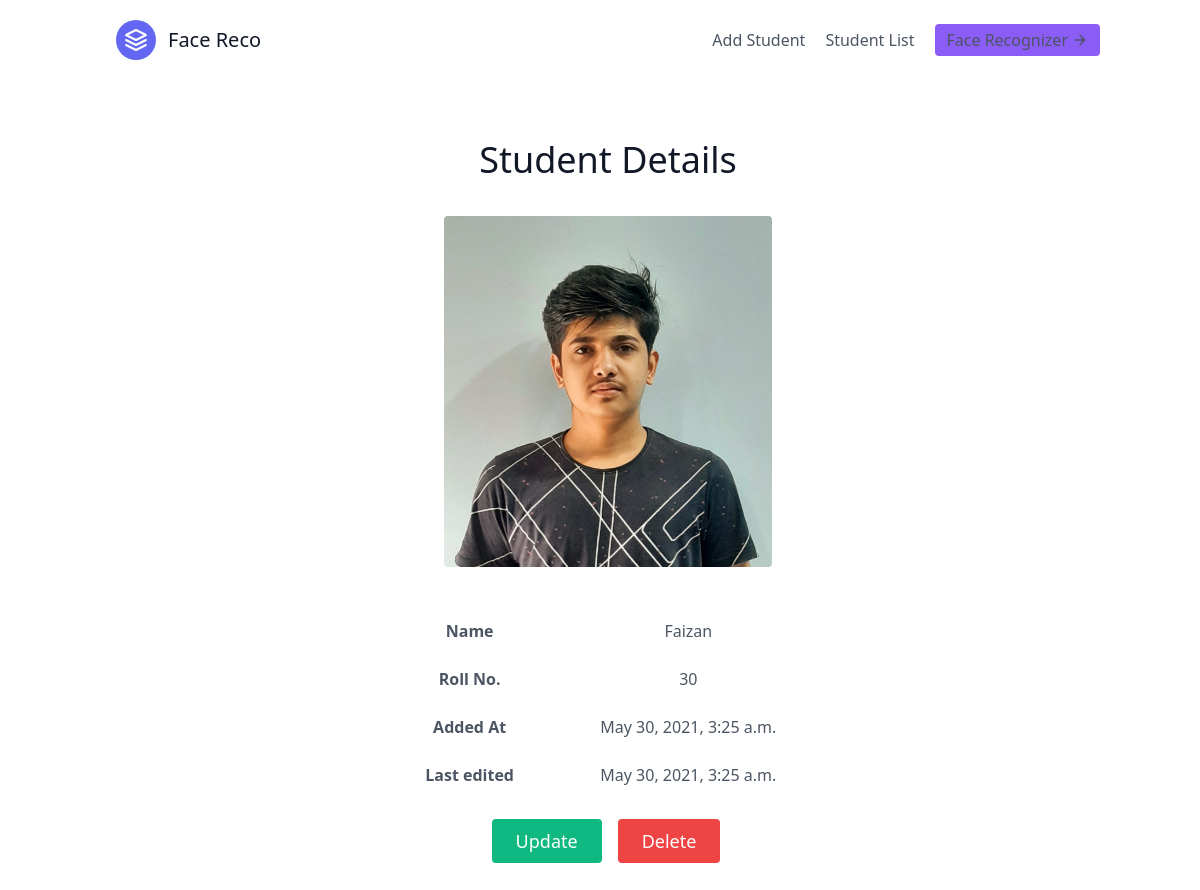
/student/detail/27/, run on the app's committed database.
### student/models.py (models this page shows, shortened)
class Student(models.Model):
    name = models.CharField(max_length=50)
    rollNo = models.CharField(max_length=10, unique=True)
    photo = models.ImageField(upload_to=path_and_rename, blank=True)
    added_at = models.DateTimeField(auto_now_add=True, null=True, blank=True)
    updated_at = models.DateTimeField(auto_now=True, null=True, blank=True)
    class Meta:
        ordering = ["-added_at"]

### student/views.py (the view)
# urls.py: path("detail/<int:id>/", views.detailView, name="detailView"),
def detailView(request, id):
    curr_student = Student.objects.get(id=id)
    return render(
        request,
        template_name="student/detailView.html",
        context={"student": curr_student},
    )

### student/templates/student/detailView.html
{% extends "feed/index.html" %}{% block content %}
<section class="text-gray-600 body-font">
	<div
		class="
			container
			mx-auto
			flex
			px-5
			py-10
			items-center
			justify-center
			flex-col
		"
	>
		<div class="text-center lg:w-2/3 w-full py-5">
			<h1
				class="
					title-font
					sm:text-4xl
					text-3xl
					mb-4
					font-medium
					text-gray-900
				"
			>
				Student Details
			</h1>
		</div>
		<img
			class="
				lg:w-2/6
				md:w-3/6
				w-5/6
				mb-10
				object-cover object-center
				rounded
			"
			alt="hero"
			src="{{student.photo.url}}"
		/>
		<div class="text-center lg:w-2/3 w-full">
			<div class="lg:w-2/3 w-full mx-auto overflow-auto">
				<table class="table-auto w-full text-center whitespace-no-wrap">
					<tbody>
						<tr>
							<td class="px-4 py-3">
								<strong> Name </strong>
							</td>
							<td class="px-4 py-3">{{student.name}}</td>
						</tr>
						<tr>
							<td class="px-4 py-3">
								<strong> Roll No. </strong>
							</td>
							<td class="px-4 py-3">{{student.rollNo}}</td>
						</tr>
						<tr>
							<td class="px-4 py-3">
								<strong> Added At </strong>
							</td>
							<td class="px-4 py-3">{{student.added_at}}</td>
						</tr>
						<tr>
							<td class="px-4 py-3">
								<strong> Last edited </strong>
							</td>
							<td class="px-4 py-3">{{student.updated_at}}</td>
						</tr>
					</tbody>
				</table>
			</div>
			<div class="flex justify-center py-5">
				<a href="{% url 'student:updateView' student.id %}">
					<button
						class="
							mx-4
							inline-flex
							text-white
							bg-green-500
							border-0
							py-2
							px-6
							focus:outline-none
							hover:bg-indigo-600
							rounded
							text-lg
						"
					>
						Update
					</button>
				</a>
				<a
					class="mr-5 hover:text-gray-900"
					href='{% url "student:deleteView" student.id %}'
					><button
						class="
							inline-flex
							text-white
							bg-red-500
							border-0
							py-2
							px-6
							focus:outline-none
							hover:bg-indigo-600
							rounded
							text-lg
						"
					>
						Delete
					</button></a
				>
			</div>
		</div>
	</div>
</section>
{% endblock content %}

### static/css/styles.css (style rules this page uses)
* { box-sizing: border-box; margin: 0; padding: 0; }
body { max-width: 100vw; overflow-x: hidden; }
.container { margin: 0 8%; }

### data on the page
Student: photo (picture), name "Faizan", rollNo "30", added_at "May 30, 2021, 3:25 a.m.", updated_at "May 30, 2021, 3:25 a.m."
